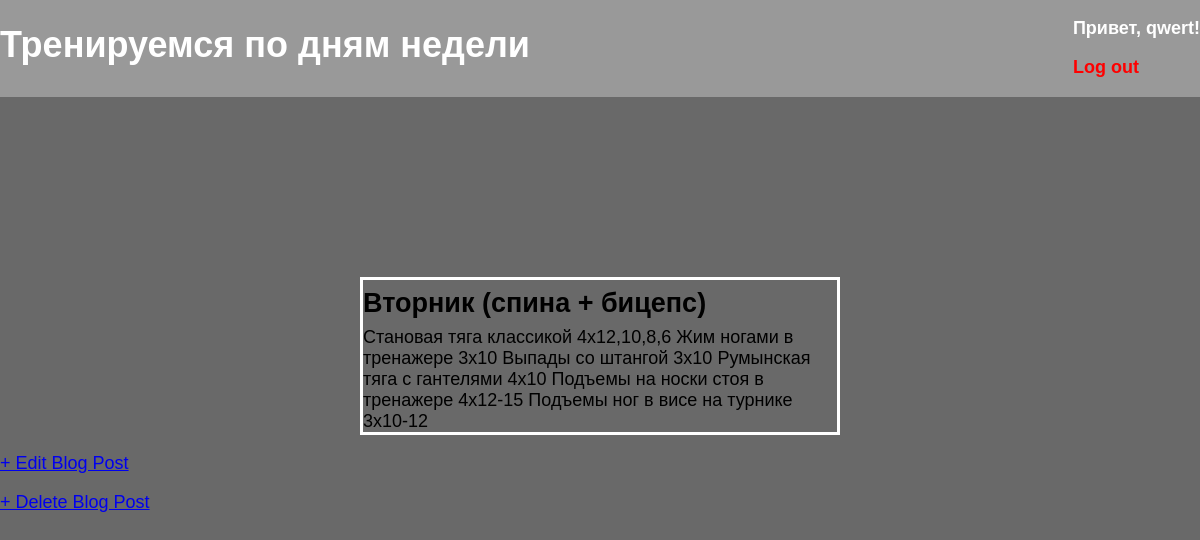
Page /post/7/ (signed in) on the committed database.
### blog/models.py (models this page shows, shortened)
class Post(models.Model):
    title = models.CharField(max_length=200)
    date = datetime.datetime.today().weekday()
    author = models.ForeignKey(
        'auth.User',
        on_delete=models.CASCADE,
    )
    body = models.TextField()

### blog/views.py (the view)
# urls.py: path('post/<int:pk>/', BlogDetailView.as_view(), name='post_detail'),
class BlogDetailView(DetailView):
    model = Post
    template_name = 'blog/post_detail.html'

### blog/templates/blog/post_detail.html
{% extends 'blog/base.html' %}
{% block content %}
  <div class="post-entry">
    <h2>{{ post.title }}</h2>
    <p>{{ post.body }}</p>
  </div>
  <p><a href="{% url 'post_edit' post.pk %}">+ Edit Blog Post</a></p>
  <p><a href="{% url 'post_delete' post.pk %}">+ Delete Blog Post</a></p>
{% endblock content %}

### blog/templates/blog/base.html (shortened to what this page needs)
{% load static %}
<html>
  <head>
    <link href="{% static 'css/style.css' %}" rel="stylesheet">
  </head>
  <body>
    <div>
      <header>
        <div class="nav-left">
          <h1><a href="{% url 'home' %}">Тренируемся по дням недели</a></h1>
        </div>
        <div>
          {% if user.is_authenticated %}
            <p class="log">Привет, {{ user.username }}!</p>
            <p class="log"><a style="color: red; text-decoration: none;" href="{% url 'logout' %}">Log out</a></p>
          {% else %}
            <p class="log">Вы не зарегистрированы</p>
            <a href="{% url 'login' %}">Войти</a>
          {% endif %}
        </div>
      </header>
    {% block content %}
    {% endblock content %}
    </div>
  </body>
</html>

### blog/static/css/style.css (style rules this page uses)
body { font-family: 'Source Sans Pro', sans-serif; font-size: 18px; background-color: dimgray; margin: 0; }
.log { color: #ffffff; font-weight:bold }
header { border-bottom: 1px solid #999999; margin-bottom: 2rem; display: flex; background-color: #999999; }
header h1 a { color: #ffffff; text-decoration: none; }
.nav-left { margin-right: auto; }
.post-entry { margin:15% 30% 0 30%; border-style: solid; border-color: #ffffff; }
.post-entry h2 { margin: 0.5rem 0; }
.post-entry p { margin: 0; font-weight: 400; }

### rows in the picture
Post: title "Вторник (спина + бицепс)", body "Становая тяга классикой 4х12,10,8,6 Жим ногами в тренажере 3х10 Выпады со штангой 3х10 Румынская тяга с гантелями 4х10 Подъемы на носки стоя в тренажере 4х12-15 Подъемы ног в висе на турнике 3х10-12"

### other values in the picture
{{ user.username }} "qwert"
